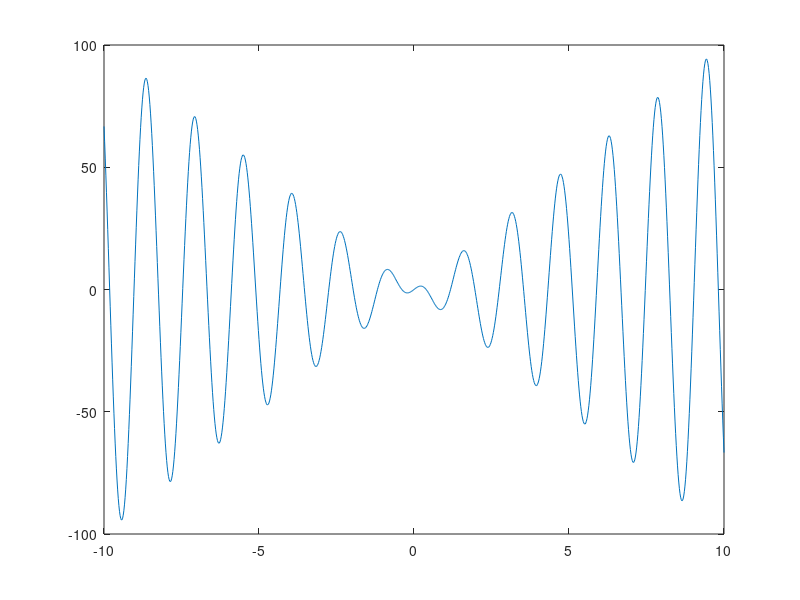
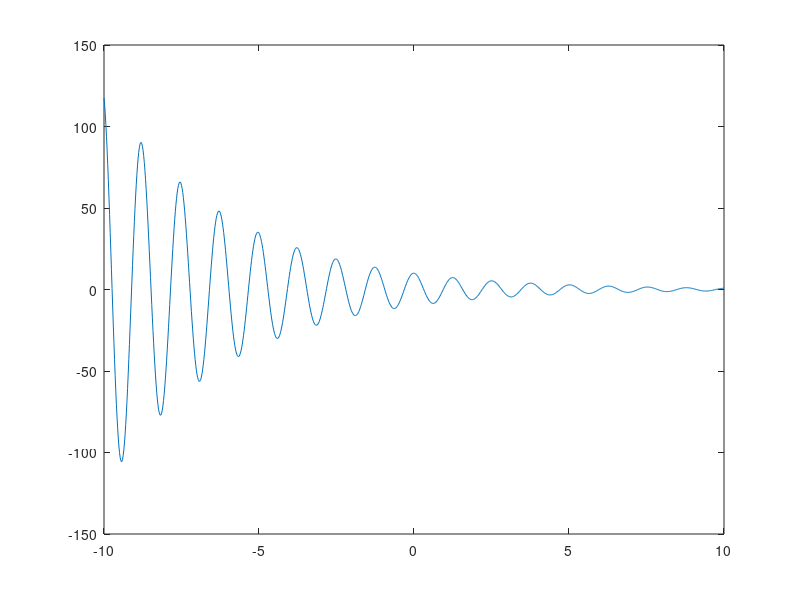

Source code (MATLAB) for these figures, in order:
% Spencer Iannantuono
% Plots, numerical integrals

clear
clf % Clear/create clear figure window

tmin = -10;
tmax = 10;
N = 1000

t = linspace(tmin,tmax,N+1); % time vector, in seconds

% x(1) = 10t cos(4t)
x = 10*t.*cos(4*t); % Samples of x(t)
plot(t,x)

figure % open new figure window

% x(t) = 10e^(-t/4)cos(5t): damped sinusoid
x2 = 10*exp(-t/4) .* cos(5*t); % samples of x(t)

x3 = cos(5*t);

plot(t,x2)

% Compute spacing
dt = (tmax-tmin)/N;
x2int = dt*sum(x3(1:N))